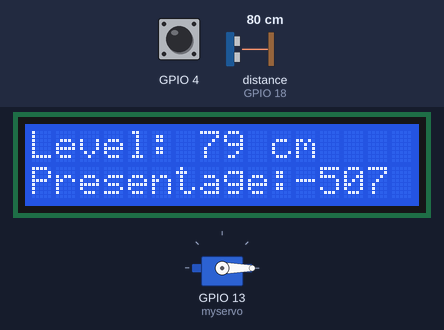
Bench run of a sketch on a simulated ESP32. On the bench: servo, 16×2 character LCD. Wiring (inferred from the names in the program): ultrasonic range finder: trigger GPIO 5; echo GPIO 18. Inputs (shaded band) come from the test bench; at power-on: distance to the obstacle (sensor on GPIO 18) 80 cm, GPIO 4 HIGH. The echo pulse lasts 58.3 µs per cm; WiFi joins after 1.5 s; servers stay silent unless stated; what the sketch prints to the serial monitor is not drawn.

Above: at 3.0 s.
3.1 s: distance to the obstacle (sensor on GPIO 18) set to 35 cm
At 3.57 s:
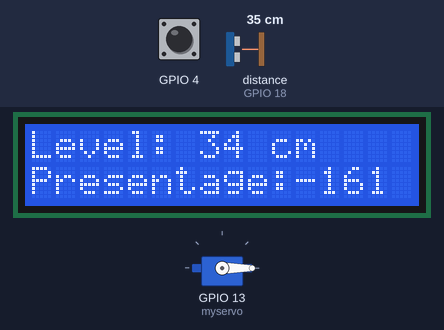
6.1 s: distance to the obstacle (sensor on GPIO 18) set to 2 cm
At 6.43 s:
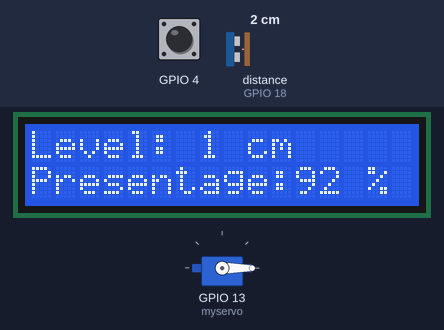
9.1 s: GPIO 4 pulled LOW for 0.15 s
At 9.38 s:
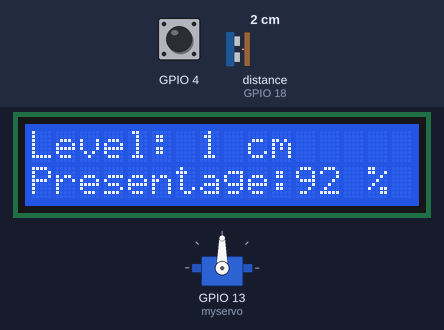
10.7 s: distance to the obstacle (sensor on GPIO 18) set to 60 cm
At 11.13 s:
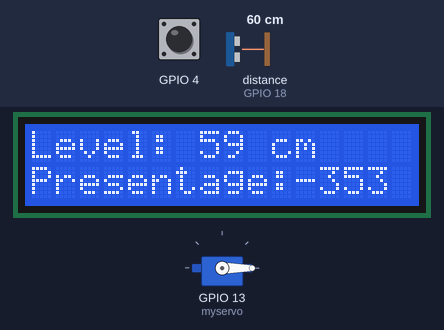
13.7 s: distance to the obstacle (sensor on GPIO 18) set to 9 cm
At 14.01 s:
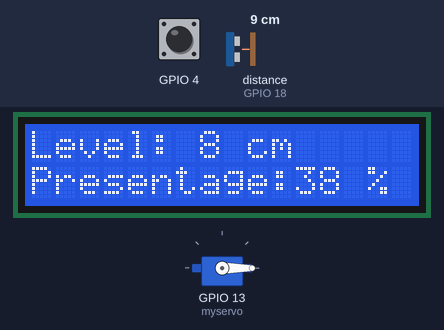
16.7 s: GPIO 4 pulled LOW for 1 s
At 17.07 s:
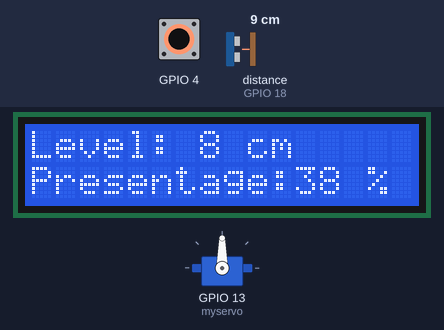
Timing chart, 0 to 19.7 s (numbered marks = the images above; inputs shaded):
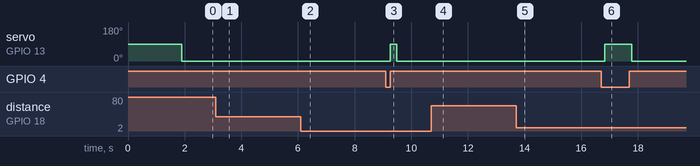

Measured:
- after the input at 3.1 s, the display: first differs from a run without the input after 0.25 s (image 1)
- after the input at 6.1 s, the display: first differs from a run without the input after 0.12 s (image 2)
- after the input at 9.1 s, servo on GPIO 13 (myservo): 0° → 90° after 0.16 s, → 0° 0.23 s later
- after the input at 13.7 s, the display: first differs from a run without the input after 0.10 s (image 5)
- after the input at 16.7 s, servo on GPIO 13 (myservo): 0° → 90° after 0.14 s, → 0° 0.94 s later
- what the display in image 1 shows lasts 0.4 s, from 3.4 s to 3.8 s

The sketch:

FinalCode.ino
```cpp
#define BLYNK_TEMPLATE_ID "TMPL6LLHs4YfH"
#define BLYNK_TEMPLATE_NAME "kitchen inventory system"
#define BLYNK_AUTH_TOKEN "gz31KOh7qmT3sGrdjTYcekOPutEinZKX"
#define BLYNK_PRINT Serial

#include <Wire.h>
#include <LiquidCrystal_I2C.h>
#include <BlynkSimpleEsp32.h>
#include <ESP32Servo.h>

Servo myservo;

#define basketHeight 13

//  ultrasonic sensor pins
const int trigPin = 5;  // Trigger pin
const int echoPin = 18; // Echo pin

long duration;
int distance;
int x_data[2];
int wholeSum;

// Initialize the LCD with I2C address 0x27 (this might need to be changed depending on your LCD model)
LiquidCrystal_I2C lcd(0x27, 16, 2);

char auth[] = BLYNK_AUTH_TOKEN;
char ssid[] = "Malithi";
char pass[] = "11223344";

BlynkTimer timer;

int MaxLevel = 100;

void setup() {

    //ultrasonic
 pinMode(trigPin,OUTPUT);
 pinMode(echoPin,INPUT);

  // Start the serial communication
  Serial.begin(115200);

  Blynk.begin(auth, ssid, pass, "blynk.cloud", 80);

  myservo.setPeriodHertz(50);    // standard 50 hz servo(MG90 is a 50Hz Motor)
	myservo.attach(13, 1000, 2000); // attaches the servo on pin 13 to the servo object

  // Initialize the LCD
  lcd.begin();
  lcd.backlight();


}

void loop() {

  lcd.setCursor(0, 0);
  lcd.print("Level: ");

  if(touchRead(4)<30){
      myservo.write(90);

  }
  else if(touchRead(4)>30){
      myservo.write(0);

  }

   //Ultrasonic sensor
  digitalWrite(trigPin, LOW);
  delayMicroseconds(2);
  digitalWrite(trigPin, HIGH);
  delayMicroseconds(10);
  digitalWrite(trigPin, LOW);
  delayMicroseconds(10);
  duration = pulseIn(echoPin, HIGH);
  int dis = duration * 0.034 / 2;

//moving avarage filter for ultrasonic sensor
 for(int i =0;i<2;i++){
    x_data[i] = dis;
  }
  for(int j =0;j<2;j++){
    wholeSum = wholeSum + x_data[j] ;
  }
  distance = wholeSum / 2;


  x_data[2] ={0};
  wholeSum = 0;

  int persentage = ((basketHeight - distance) * 100)/ basketHeight;

  //int blynkDistance = (15-distance);
  if (persentage <= MaxLevel) {
    Blynk.virtualWrite(V0, persentage);
  } else {
    Blynk.virtualWrite(V0, 0);
  }

  // Print the distance on the LCD
  lcd.setCursor(7, 0);
  lcd.print(distance);
  lcd.print(" cm  "); // Clear previous reading

  lcd.setCursor(0, 1);
  lcd.print("Presentage: ");

  lcd.setCursor(11, 1);
  lcd.print(persentage);
  lcd.print(" % ");


  // Print the distance to the serial monitor
  Serial.print("Distance: ");
  Serial.print(distance);
  Serial.println(" cm");

  // Add a short delay before the next reading
  delay(200);
   lcd.clear();
}
```
